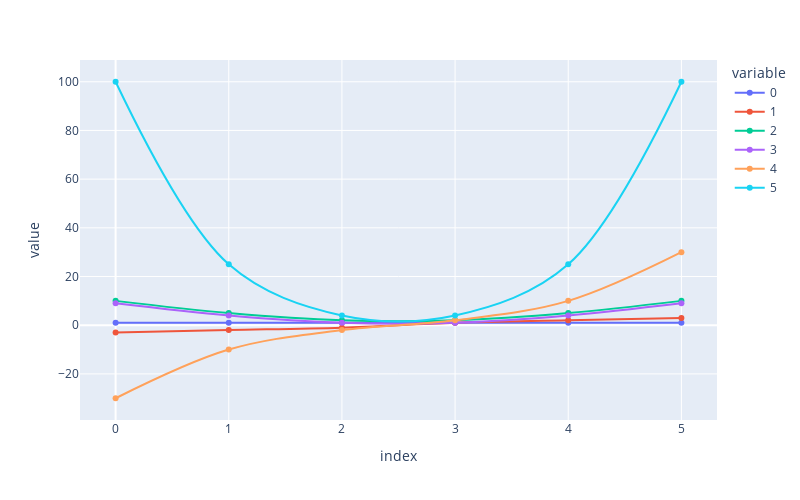

Source (notebook cell):
### Code cell
px.line(ddt,line_shape='spline',width=800,height=500,markers=True)

### Figure 1 — Plotly figure (JSON) as saved in the notebook; plotly's stock layout.template omitted (floating-point values rounded to 4 significant figures)
{"data": [{"hovertemplate": "variable=0<br>index=%{x}<br>value=%{y}<extra></extra>", "legendgroup": "0", "line": {"color": "#636efa", "dash": "solid", "shape": "spline"}, "marker": {"symbol": "circle"}, "mode": "markers+lines", "name": "0", "orientation": "v", "showlegend": true, "type": "scatter", "x": [0, 1, 2, 3, 4, 5], "xaxis": "x", "y": [1, 1, 1, 1, 1, 1], "yaxis": "y"}, {"hovertemplate": "variable=1<br>index=%{x}<br>value=%{y}<extra></extra>", "legendgroup": "1", "line": {"color": "#EF553B", "dash": "solid", "shape": "spline"}, "marker": {"symbol": "circle"}, "mode": "markers+lines", "name": "1", "orientation": "v", "showlegend": true, "type": "scatter", "x": [0, 1, 2, 3, 4, 5], "xaxis": "x", "y": [-3, -2, -1, 1, 2, 3], "yaxis": "y"}, {"hovertemplate": "variable=2<br>index=%{x}<br>value=%{y}<extra></extra>", "legendgroup": "2", "line": {"color": "#00cc96", "dash": "solid", "shape": "spline"}, "marker": {"symbol": "circle"}, "mode": "markers+lines", "name": "2", "orientation": "v", "showlegend": true, "type": "scatter", "x": [0, 1, 2, 3, 4, 5], "xaxis": "x", "y": [10, 5, 2, 2, 5, 10], "yaxis": "y"}, {"hovertemplate": "variable=3<br>index=%{x}<br>value=%{y}<extra></extra>", "legendgroup": "3", "line": {"color": "#ab63fa", "dash": "solid", "shape": "spline"}, "marker": {"symbol": "circle"}, "mode": "markers+lines", "name": "3", "orientation": "v", "showlegend": true, "type": "scatter", "x": [0, 1, 2, 3, 4, 5], "xaxis": "x", "y": [9, 4, 1, 1, 4, 9], "yaxis": "y"}, {"hovertemplate": "variable=4<br>index=%{x}<br>value=%{y}<extra></extra>", "legendgroup": "4", "line": {"color": "#FFA15A", "dash": "solid", "shape": "spline"}, "marker": {"symbol": "circle"}, "mode": "markers+lines", "name": "4", "orientation": "v", "showlegend": true, "type": "scatter", "x": [0, 1, 2, 3, 4, 5], "xaxis": "x", "y": [-30, -10, -2, 2, 10, 30], "yaxis": "y"}, {"hovertemplate": "variable=5<br>index=%{x}<br>value=%{y}<extra></extra>", "legendgroup": "5", "line": {"color": "#19d3f3", "dash": "solid", "shape": "spline"}, "marker": {"symbol": "circle"}, "mode": "markers+lines", "name": "5", "orientation": "v", "showlegend": true, "type": "scatter", "x": [0, 1, 2, 3, 4, 5], "xaxis": "x", "y": [100, 25, 4, 4, 25, 100], "yaxis": "y"}], "layout": {"height": 500, "legend": {"title": {"text": "variable"}, "tracegroupgap": 0}, "margin": {"t": 60}, "width": 800, "xaxis": {"anchor": "y", "autorange": true, "domain": [0, 1], "range": [-0.3148, 5.315], "title": {"text": "index"}, "type": "linear"}, "yaxis": {"anchor": "x", "autorange": true, "domain": [0, 1], "range": [-38.93, 108.9], "title": {"text": "value"}, "type": "linear"}}}
